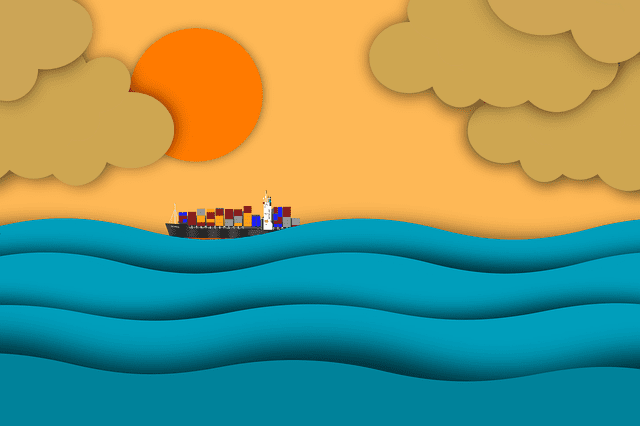
#> input picture tutorials/images/ocean.png, 640 x 426 px
$ python rotate_translate.py
#> lines starting #> are read from the running program, lines starting #| are printed output that depends on the picture
#===
# This script looks at how to rotate and translate
# images (i.e., affine transformations)
#
# Functions used:
# - getRotationMatrix2D()
# - warpAffine()
#===
import cv2
import numpy as np

# Load the image
img = cv2.imread("../images/ocean.png")
#> img is the input picture: shape (426, 640, 3); mean B, G, R 113.5, 150.1, 120.6

# Extract the width and height and use
# it to get the image center
height, width = img.shape[:2]
#> height = 426; width = 640
center = (width/2, height/2)
#> center = (320, 213)

# === Rotation ===
# Create a rotation matrix with getRotationMatrix2D()
rotation_matrix = cv2.getRotationMatrix2D(center=center,
                                          angle=45,
                                          scale=1)

# Rotate the image using warpAffine()
rotated_img = cv2.warpAffine(src=img,
                             M=rotation_matrix,
                             dsize=(width,height))
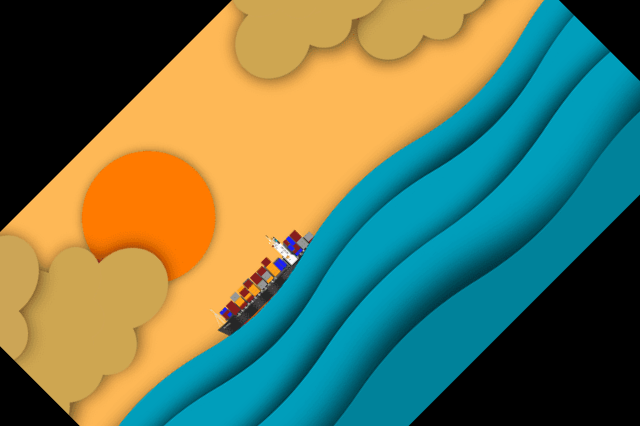
#> rotated_img: shape (426, 640, 3); mean B, G, R 87.7, 117.8, 98

# === Translation ===
# Define the translations for each direction
tx, ty = width/4, height/4
#> tx = 160; ty = 106.5

# Create the translation matrix
translation_matrix = np.array([[1, 0, tx],
                               [0, 1, ty]],
                               dtype=np.float32)
#> translation_matrix = [[1, 0, 160], [0, 1, 106.5]]

# Apply the translation matrix with warpAffine()
translated_img = cv2.warpAffine(src=img,
                                M=translation_matrix,
                                dsize=(width,height))
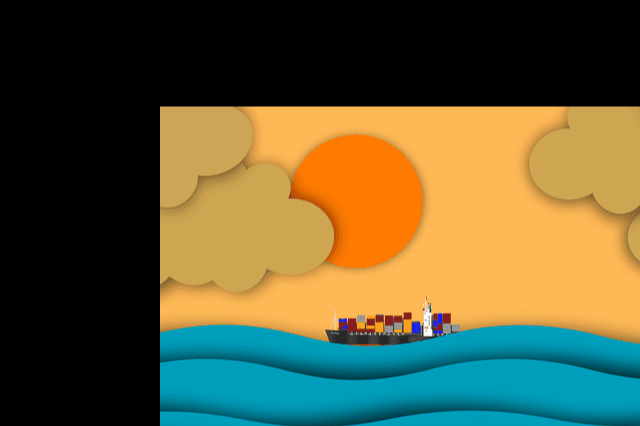
#> translated_img: shape (426, 640, 3); mean B, G, R 56.4, 88.7, 92


# Display the images
cv2.imshow("Original", img)
cv2.imshow("Rotated image", rotated_img)
cv2.imshow("Translated image", translated_img)
cv2.waitKey()
cv2.destroyAllWindows()

# === Description ===
#
# The rotation matrix is defined as
#      [cos(theta) -sin(theta)]
#  M = [sin(theta)  cos(theta)]
#
# The translation matrix is defined as
#      [1 0 tx]
#  M = [0 1 ty]
#
# These are affine transformations,
# meaning parallel lines in the original
# image will remain parallel in the
# transformed image
